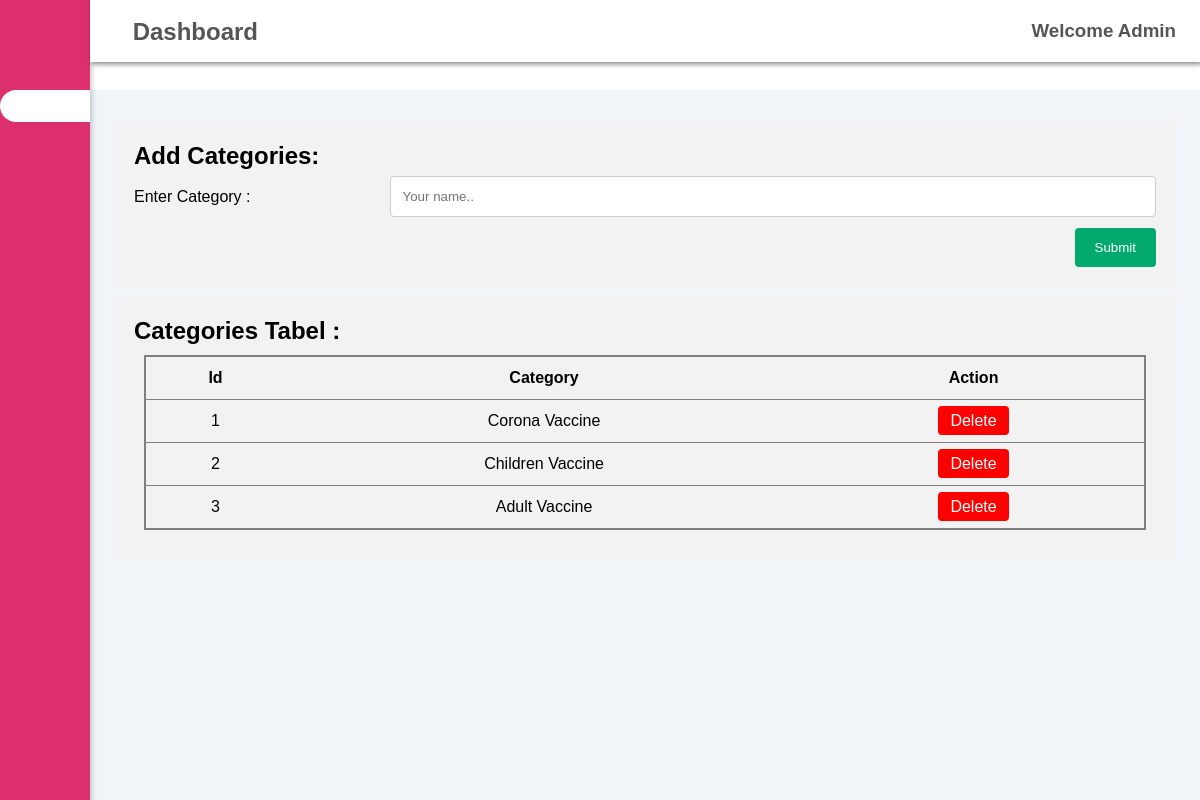
/admin/cat.php (signed in), run on the app's committed database.
### tables this page shows
CREATE TABLE `category` (
  `catid` int(11) NOT NULL,
  `name` varchar(50) NOT NULL
);

### admin/cat.php (the view, shortened to what this page needs)
<?php
include 'head1.php';
?>
<?php include 'config.php';?>
<html>
<head>
</head>
<body style="margin-top: 70px;">
<div class="container1">
  <div>
  	<h2>Add Categories:</h2>
  </div>
  <div>
  	<form action="<?php echo htmlspecialchars($_SERVER["PHP_SELF"]); ?>" method="post">
    <div class="row1">
      <div class="col-251">
        <label for="fname">Enter Category :</label>
      </div>
      <div class="col-751">
        <input type="text" id="fname" name="cat" placeholder="Your name..">
      </div>
    </div>
    <div class="row1" class="ba" style="margin-top:10px;">
      <input type="submit" value="Submit" name="add">
    </div>
  </form>
  </div>
</div>
<div class="container1" style="margin-top: 10px;">
         <div>
  	       <h2>Categories Tabel :</h2>
         </div>
         <div style="margin:10px;border:1px solid grey">
  	      <table>
  		   <tr>
  			<th>Id</th>
  			<th>Category</th>
  			<th>Action</th>
  		</tr>
  		<?php
        $sql1 = "SELECT * FROM `category`";
        $rs = mysqli_query($link,$sql1);
        while($data=mysqli_fetch_array($rs)){
        ?>
        <tr>
        	<td><?=$data['catid'];?></td>
        	<td style="text-transform: capitalize;"><?=$data['name'];?></td>
        	<td></span><a href='removecat.php?id=<?=$data['catid']?>' style="  background-color:red;
  color: white;
  padding: 6px 12px;
  border: none;
  border-radius: 4px;
  cursor: pointer;
  " >Delete</a></td></td>
        </tr>
        <?php
        }
        ?>
  	</table>
  </div>
</div>
</body>
</html>
<?php include 'foot.php';?>

### admin/css/styl.css (style rules this page uses)
:root { --main-color:#DD2F6E; --color-dark:#1d2231; --text-grey:#8390A2; }
* { padding: 0; margin: 0; box-sizing: border-box; list-style-type: none; text-decoration: none; font-family: 'Poppins' , sans-serif; }
table { border-collapse: collapse; }

### admin/cat.php (style rules this page uses)
* { box-sizing: border-box; }
input[type=text], select, textarea { width: 100%; padding: 12px; border: 1px solid #ccc; border-radius: 4px; resize: vertical; }
label { padding: 12px 12px 12px 0; display: inline-block; }
input[type=submit] { background-color: #04AA6D; color: white; padding: 12px 20px; border: none; border-radius: 4px; cursor: pointer; float: right; }
.container1 { border-radius: 5px; background-color: #f2f2f2; padding: 20px; position: relative; }
.col-251 { float: left; width: 25%; margin-top: 6px; }
.col-751 { float: left; width: 75%; margin-top: 6px; }
.row1:after { content: ""; display: table; clear: both; }
table { border-spacing: 0; width: 100%; border: 1px solid #ddd; }
tr { border :1px solid grey; }
th, td { text-align: center; padding:12px; }

### data on the page
category: catid "1", name "Corona Vaccine"
category: catid "2", name "Children Vaccine"
category: catid "3", name "Adult Vaccine"
